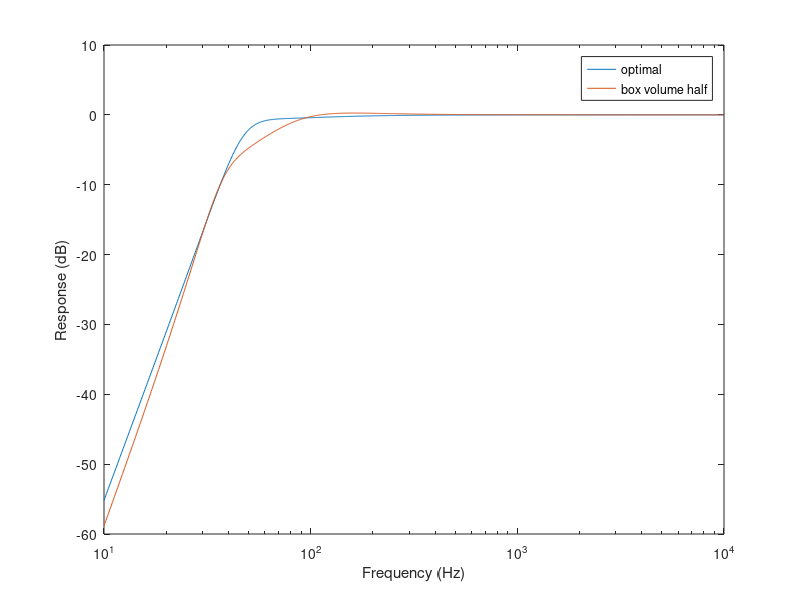

Recreate this plot in MATLAB.
    %Define the Parameters 
fs = 50;  %Resonant frequency of the transducer 
Qts =  0.4; % Quality factor of the transducer 
Vas = 42.5; %Compliance of the volume (Litres)

%%%%%%%%KEELES PARAMETERS%%%% IDEAL PARAMETERS
Vb = 15 * Vas * (Qts^(2.87)); % Optimal volume of the box 
f3db = 0.26*fs*(Qts^(-.14));  % 3db frequency
fb = 0.42*fs*(Qts^(-0.9));   %Box frequency 

%%%%%%Assuming the box size 
%Parameters to calculate the frequency response 
A=fb^2/fs^2;
B=A/Qts+fb/(7*fs);
C=1+A+fb/(7*Qts*fs)+Vas/Vb;
D=1/Qts+fb/(7*fs);

%%%Manually entering the box volume and calulating the parameters
Vbhalf=Vb/2;
fbhalf=(Vas/Vbhalf)^0.32*fs;

Ah=fbhalf^2/fs^2;
Bh=A/Qts+fbhalf/(7*fs);
Ch=1+A+fbhalf/(7*Qts*fs)+Vas/Vbhalf;
Dh=1/Qts+fbhalf/(7*fs);

%%Plotting the frequency response 
f=logspace(1,4,1000);
Fn2 = (f/fs).^2;
Fn4 = Fn2.^2;
%fn=f/fs;    
resp = 10*log10(Fn4.^2./((Fn4-C.*Fn2+A).^2 + Fn2.*(D.*Fn2-B).^2));
resphalf = 10*log10(Fn4.^2./((Fn4-Ch.*Fn2+Ah).^2 + Fn2.*(Dh.*Fn2-Bh).^2));
semilogx(f,[resp; resphalf]);
xlabel('Frequency (Hz)')
ylabel('Response (dB)')
legend('optimal','box volume half');





